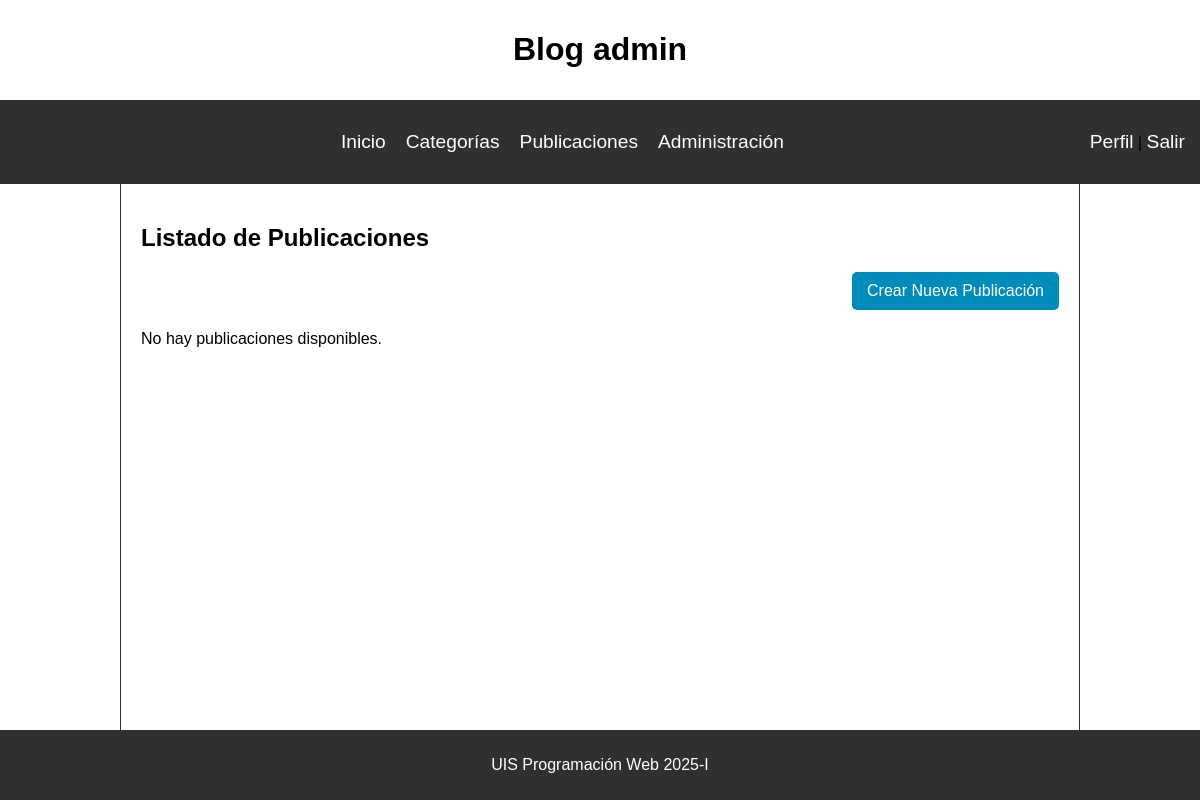
Page /publicaciones/ (signed in) on the earlier database version.
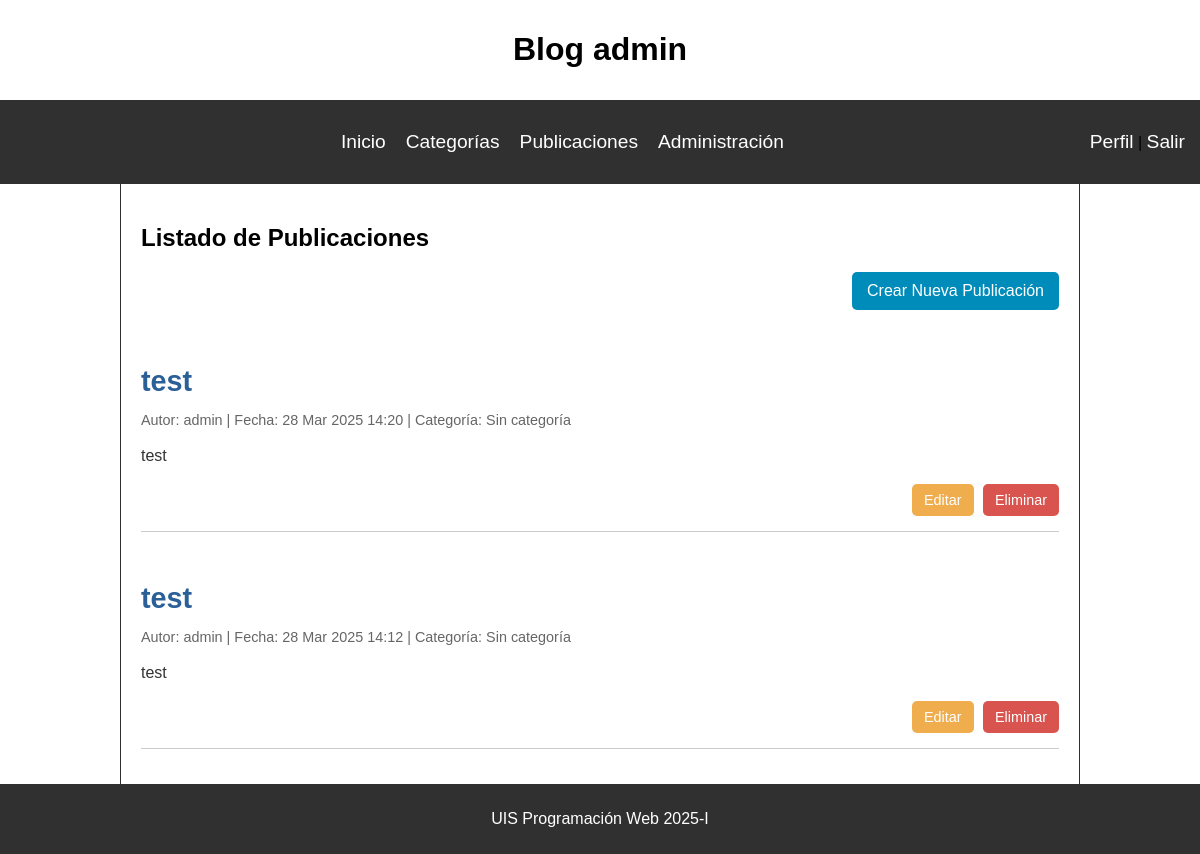
Same page on the later database version.
### post/models.py (models this page shows, shortened)
class Post(models.Model):
    title = models.CharField(max_length=200)
    content = models.TextField()
    author = models.ForeignKey(User, on_delete=models.CASCADE)  # Relación con usuario
    category = models.ForeignKey(Category, on_delete=models.SET_NULL, null=True, blank=True)  # Relación con categoría
    created_at = models.DateTimeField(auto_now_add=True)
    updated_at = models.DateTimeField(auto_now=True)
    published = models.BooleanField(default=True)

### post/views.py (the view)
# urls.py: path('publicaciones/', views.publicaciones, name='publicaciones'),
@login_required
def publicaciones(request):
    if request.user.is_superuser or request.user.is_staff:
        posts = Post.objects.all().order_by('-created_at')  # Muestra todos los posts
    else:
        posts = Post.objects.filter(author=request.user).order_by('-created_at')  # Muestra solo los del usuario actual
    return render(request, 'post/publicaciones.html', {'posts': posts})

### post/templates/post/publicaciones.html (shortened to what this page needs)
{% extends 'post/base.html' %}
{% load static %}
{% block extra_head %}
<link rel="stylesheet" href="{% static 'post/css/publicaciones.css' %}">
{% endblock extra_head%}
{% block content %}
<h1>Listado de Publicaciones</h1>
<div class="actions">
    <a href="{% url 'nueva_publicacion' %}" class="btn-nuevo-post">Crear Nueva Publicación</a>
</div>
{% for post in posts %}
    <div class="post-container">
        <h2 class="post-title">
            <a href="{% url 'detalle_publicacion' post.id %}" class="post-title-ref">{{ post.title }}</a>
        </h2>
        <p class="post-meta">
            Autor: {{ post.author.username }} | Fecha: {{ post.created_at|date:"d M Y H:i" }} | Categoría: {{ post.category.name|default:"Sin categoría" }}
        </p>
        <p class="post-content">
            {{ post.content|truncatewords:50 }}
        </p>
        <div class="post-actions">
            <a href="{% url 'editar_publicacion' post.id %}" class="btn-editar-post">Editar</a>
            <a href="{% url 'eliminar_publicacion' post.id %}" class="btn-eliminar-post">Eliminar</a>
        </div>
    </div>
{% empty %}
    <p>No hay publicaciones disponibles.</p>
{% endfor %}
{% endblock content%}

Differences in the rows shown:
added Post: title "test", author.username "admin", created_at "28 Mar 2025 14:20", category.name "Sin categoría", content "test"
added Post: title "test", author.username "admin", created_at "28 Mar 2025 14:12", category.name "Sin categoría", content "test"
Other differences:
text no longer shown: "No hay publicaciones disponibles."
